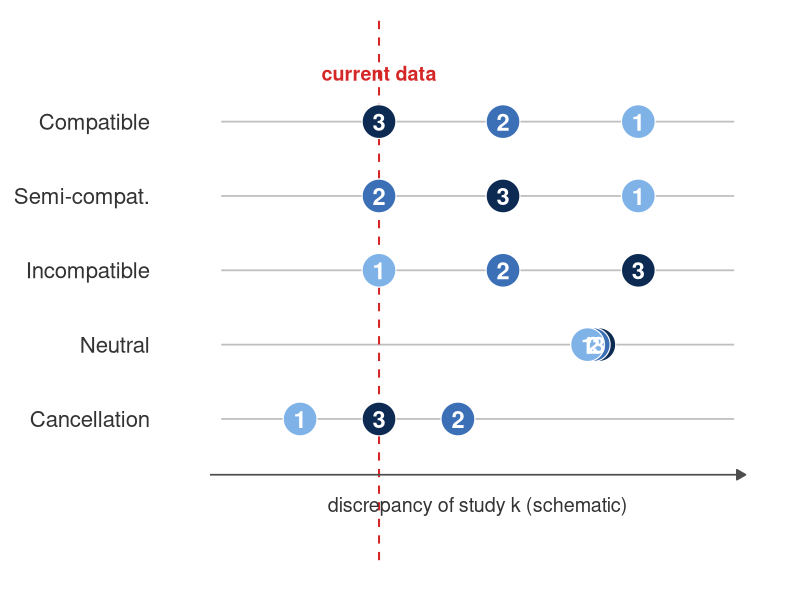
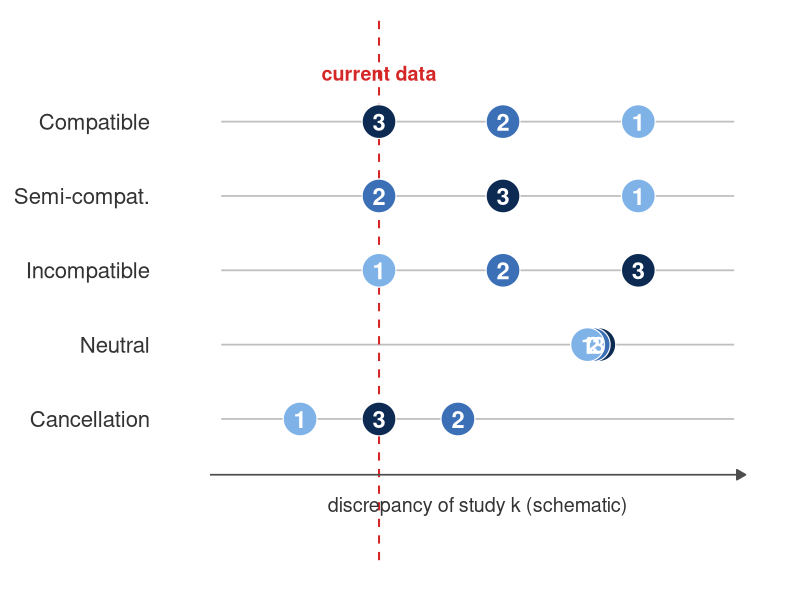

Source code (R) for these figures, in order:
# =============================================================================
# Schematic figure: how each Order category (Compatible / Semi-compat. /
# Incompatible / Neutral / Cancellation -- the row labels used throughout
# this project's scenario grids, see scenario_theta0 in
# code/sim_exp/bin/prior_comparison_sample.R and analogues) arranges its 3
# historical datasets' discrepancy from the current study.
#
# This is purely illustrative -- positions are HAND-CHOSEN to convey the
# qualitative pattern each Order label names, not computed from any
# simulated scenario's actual theta0/eps values (hence "(schematic)" on
# the x-axis, matching the reference figure this reproduces):
#   - Compatible:   discrepancy strictly decreases 1 -> 2 -> 3 (study 3 is
#                   closest to the current study, study 1 farthest) --
#                   exactly the order ONPP's eta1 <= eta2 <= eta3
#                   restriction assumes.
#   - Semi-compat.: close but not a strict staircase (2 closest, then 3,
#                   then 1) -- partially, not fully, order-compatible.
#   - Incompatible: discrepancy strictly INCREASES 1 -> 2 -> 3 (study 1
#                   closest, study 3 farthest) -- the order ONPP's
#                   restriction gets backwards, its worst case.
#   - Neutral:      all 3 studies sit at roughly the same (nonzero)
#                   discrepancy -- no order signal either way.
#   - Cancellation: two studies land on opposite sides of the current
#                   study by about the same amount, so a naive avg would
#                   "cancel out" to look deceptively close -- see
#                   code/sim_exp/cancellation_density_plots.R for the
#                   actual scenario this caricatures.
# =============================================================================

library(dplyr)
library(tidyverse)

eta_colors <- c("1" = "#7FB3E8", "2" = "#3B6FB6", "3" = "#0D2B52")

current_data_x <- 0.34

schematic_df <- tribble(
  ~category,       ~study, ~x,
  "Compatible",     1,      0.80,
  "Compatible",     2,      0.56,
  "Compatible",     3,      0.34,
  "Semi-compat.",   1,      0.80,
  "Semi-compat.",   3,      0.56,
  "Semi-compat.",   2,      0.34,
  "Incompatible",   3,      0.80,
  "Incompatible",   2,      0.56,
  "Incompatible",   1,      0.34,
  "Neutral",        3,      0.73,
  "Neutral",        2,      0.72,
  "Neutral",        1,      0.71,
  "Cancellation",   2,      0.48,
  "Cancellation",   3,      0.34,
  "Cancellation",   1,      0.2
)

# First factor level sits at the BOTTOM of a discrete ggplot y-axis, so
# list levels bottom-to-top to get the reference figure's top-to-bottom
# row order (Compatible first/top, Cancellation last/bottom).
category_levels <- c("Cancellation", "Neutral", "Incompatible", "Semi-compat.", "Compatible")
schematic_df$category <- factor(schematic_df$category, levels = category_levels)
schematic_df$study     <- factor(schematic_df$study, levels = c(1, 2, 3))

row_lines_df <- data.frame(category = factor(category_levels, levels = category_levels),
                            x_start = 0.06, x_end = 0.97)

p_order_schematic <- ggplot() +
  geom_segment(data = row_lines_df,
               aes(x = x_start, xend = x_end, y = category, yend = category),
               color = "grey75", linewidth = 0.6) +
  geom_vline(xintercept = current_data_x, color = "#D62728", linetype = "dashed", linewidth = 0.7) +
  annotate("text", x = current_data_x, y = length(category_levels) + 0.65,
           label = "current data", color = "#D62728", fontface = "bold", size = 5, hjust = 0.5) +
  geom_point(data = schematic_df, aes(x = x, y = category, fill = study),
             shape = 21, size = 11, color = "white", stroke = 0.6) +
  geom_text(data = schematic_df, aes(x = x, y = category, label = study),
            color = "white", fontface = "bold", size = 6) +
  scale_fill_manual(values = eta_colors, guide = "none") +
  annotate("segment", x = 0.04, xend = 0.99, y = 0.25, yend = 0.25,
           arrow = arrow(length = unit(0.25, "cm"), type = "closed"),
           linewidth = 0.6, color = "grey30") +
  annotate("text", x = 0.515, y = -0.15, label = "discrepancy of study k (schematic)",
           size = 5, color = "grey20") +
  coord_cartesian(xlim = c(0, 1), ylim = c(-0.3, length(category_levels) + 0.85), clip = "off") +
  labs(x = NULL, y = NULL) +
  theme_minimal(base_size = 15) +
  theme(
    panel.grid       = element_blank(),
    axis.text.x      = element_blank(),
    axis.ticks       = element_blank(),
    axis.text.y      = element_text(size = 16, color = "grey20", hjust = 1),
    plot.margin      = margin(t = 10, r = 15, b = 25, l = 10)
  )

print(p_order_schematic)
ggsave("results/figures/poster/order_discrepancy_schematic.pdf",
       p_order_schematic, width = 7, height = 4.5)
